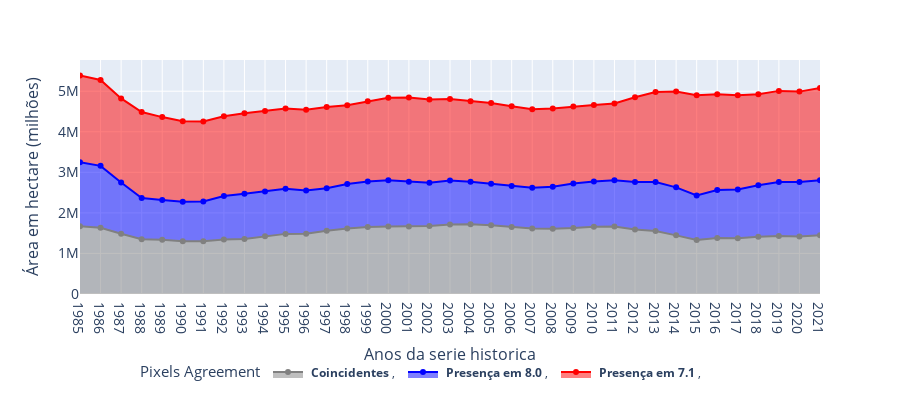
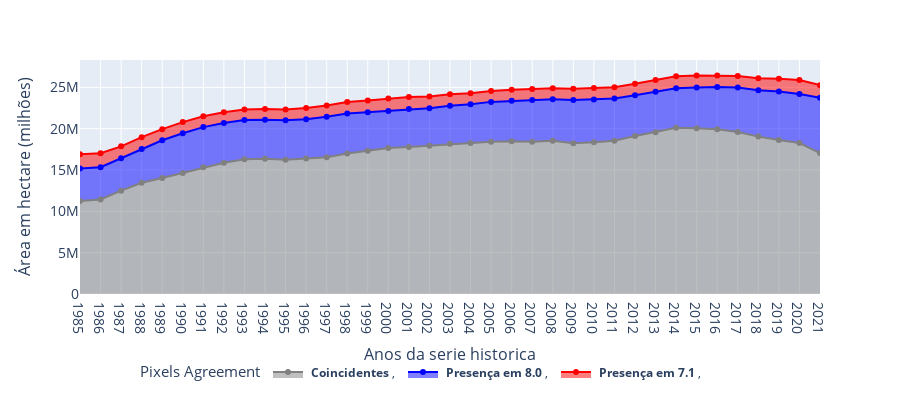
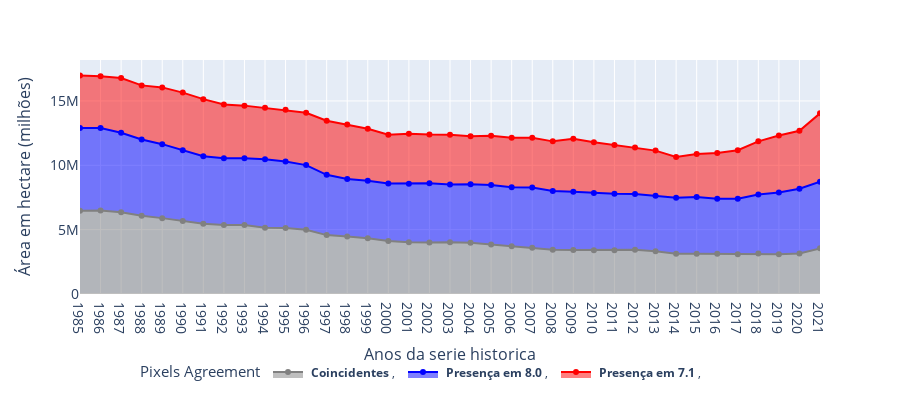
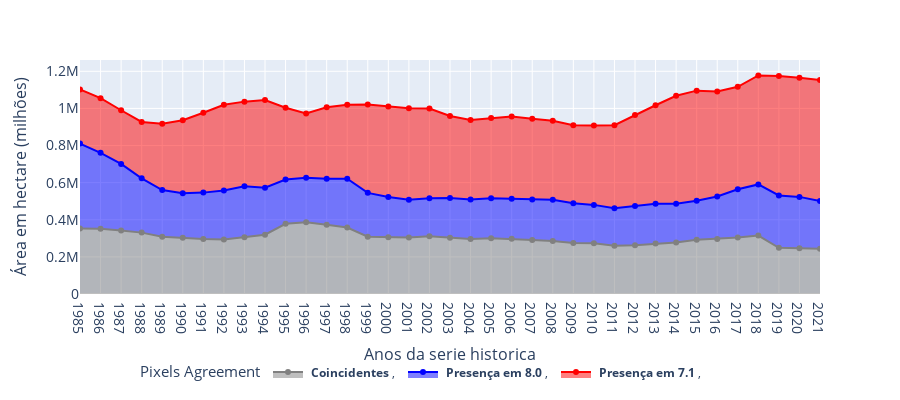

Notebook code cell kept with these figures, in order:
### Code cell
for cc, mapaAnalise in enumerate(lstnameImgCorre[:]):
    print("runing " + mapaAnalise)
    mClasse = mapaAnalise.split("_")[-1]
    lstDF = []
    lstFeita = []
    for jj, npath in enumerate(lstPath):
        jj += 1
        #print(npath)
        if mapaAnalise in npath:
            if ").csv" in npath:
                #pass
                os.remove(npath)
            else:                
                namebyYear = npath.replace('areasAggrem/areaXclasse_','')
                namebyYear = namebyYear.replace('.csv','')   
                namebyYear = namebyYear.replace('Agreement','') 
                year = namebyYear.split("_")[1]            
                #print("adding # ", jj,  " path >> ", npath, ", year ", year )
                if npath not in lstFeita:
                    lstFeita.append(npath)
                    df_tmp = pd.read_csv(npath)
                    df_tmp = df_tmp.drop(['system:index','.geo'], axis=1) # 'bacia'
                    df_tmp['year'] = [year] * df_tmp.shape[0]
                    
                    #print("columnas dfTable" , df_tmp.columns)
                    #print(df_tmp.head())
                    lstDF.append(df_tmp)

    concat_df  = pd.concat(lstDF, axis=0, ignore_index=True)
    print("temos {} filas ".format(concat_df.shape))
    # print(concat_df.head())
    dfGroup = concat_df.groupby(['year','classe'])['area'].sum().reset_index()
    print("agrupando por classe temos " , dfGroup.shape)
    dfGroup['classe'] = dfGroup['classe'].astype(str)
    dfGroup = dfGroup[dfGroup['year'] != '']
    dfGroup['name_class'] = dfGroup['classe'].replace(dict_name_aggrement, inplace=True) 
    dfGroup['points'] = [''] * dfGroup.shape[0]
    print(dfGroup.head(5))
    nomeLegend = "Pixels Agreement"
    namePlot = "Áreas Agreement, Class " + classesRemap[mClasse]
    plotArea_Serie_areasEstaveis(dfGroup, namePlot, dict_color_aggrement, nomeLegend)

### Figure 1 — Plotly figure (JSON) as saved in the notebook; plotly's stock layout.template omitted (floating-point values rounded to 4 significant figures)
{"data": [{"customdata": [[null], [null], [null], [null], [null], [null], [null], [null], [null], [null], [null], [null], [null], [null], [null], [null], [null], [null], [null], [null], [null], [null], [null], [null], [null], [null], [null], [null], [null], [null], [null], [null], [null], [null], [null], [null], [null]], "fillpattern": {"shape": ""}, "hovertemplate": "classe=<b> Coincidentes </b><br>points=<br>year=%{x}<br>area=%{y}<br>name_class=%{customdata[0]}<extra></extra>", "legendgroup": "<b> Coincidentes </b>, ", "line": {"color": "#808080"}, "marker": {"symbol": "circle"}, "mode": "lines+markers", "name": "<b> Coincidentes </b>, ", "orientation": "v", "showlegend": true, "stackgroup": "1", "type": "scatter", "x": ["1985", "1986", "1987", "1988", "1989", "1990", "1991", "1992", "1993", "1994", "1995", "1996", "1997", "1998", "1999", "2000", "2001", "2002", "2003", "2004", "2005", "2006", "2007", "2008", "2009", "2010", "2011", "2012", "2013", "2014", "2015", "2016", "2017", "2018", "2019", "2020", "2021"], "xaxis": "x", "y": [1671000.0, 1634000.0, 1486000.0, 1350000.0, 1337000.0, 1303000.0, 1303000.0, 1345000.0, 1354000.0, 1426000.0, 1482000.0, 1483000.0, 1562000.0, 1614000.0, 1650000.0, 1661000.0, 1667000.0, 1679000.0, 1716000.0, 1718000.0, 1696000.0, 1653000.0, 1618000.0, 1611000.0, 1625000.0, 1658000.0, 1661000.0, 1590000.0, 1553000.0, 1446000.0, 1334000.0, 1378000.0, 1377000.0, 1414000.0, 1427000.0, 1421000.0, 1449000.0], "yaxis": "y"}, {"customdata": [[null], [null], [null], [null], [null], [null], [null], [null], [null], [null], [null], [null], [null], [null], [null], [null], [null], [null], [null], [null], [null], [null], [null], [null], [null], [null], [null], [null], [null], [null], [null], [null], [null], [null], [null], [null], [null]], "fillpattern": {"shape": ""}, "hovertemplate": "classe=<b> Presença em 8.0 </b><br>points=<br>year=%{x}<br>area=%{y}<br>name_class=%{customdata[0]}<extra></extra>", "legendgroup": "<b> Presença em 8.0 </b>, ", "line": {"color": "#0000FF"}, "marker": {"symbol": "circle"}, "mode": "lines+markers", "name": "<b> Presença em 8.0 </b>, ", "orientation": "v", "showlegend": true, "stackgroup": "1", "type": "scatter", "x": ["1985", "1986", "1987", "1988", "1989", "1990", "1991", "1992", "1993", "1994", "1995", "1996", "1997", "1998", "1999", "2000", "2001", "2002", "2003", "2004", "2005", "2006", "2007", "2008", "2009", "2010", "2011", "2012", "2013", "2014", "2015", "2016", "2017", "2018", "2019", "2020", "2021"], "xaxis": "x", "y": [1577000.0, 1525000.0, 1265000.0, 1015000.0, 979400.0, 974000.0, 976900.0, 1070000.0, 1116000.0, 1099000.0, 1114000.0, 1067000.0, 1044000.0, 1097000.0, 1124000.0, 1140000.0, 1099000.0, 1063000.0, 1081000.0, 1049000.0, 1022000.0, 1010000.0, 1002000.0, 1033000.0, 1102000.0, 1117000.0, 1141000.0, 1174000.0, 1209000.0, 1184000.0, 1094000.0, 1184000.0, 1199000.0, 1267000.0, 1335000.0, 1340000.0, 1353000.0], "yaxis": "y"}, {"customdata": [[null], [null], [null], [null], [null], [null], [null], [null], [null], [null], [null], [null], [null], [null], [null], [null], [null], [null], [null], [null], [null], [null], [null], [null], [null], [null], [null], [null], [null], [null], [null], [null], [null], [null], [null], [null], [null]], "fillpattern": {"shape": ""}, "hovertemplate": "classe=<b> Presença em 7.1 </b><br>points=<br>year=%{x}<br>area=%{y}<br>name_class=%{customdata[0]}<extra></extra>", "legendgroup": "<b> Presença em 7.1 </b>, ", "line": {"color": "#FF0000"}, "marker": {"symbol": "circle"}, "mode": "lines+markers", "name": "<b> Presença em 7.1 </b>, ", "orientation": "v", "showlegend": true, "stackgroup": "1", "type": "scatter", "x": ["1985", "1986", "1987", "1988", "1989", "1990", "1991", "1992", "1993", "1994", "1995", "1996", "1997", "1998", "1999", "2000", "2001", "2002", "2003", "2004", "2005", "2006", "2007", "2008", "2009", "2010", "2011", "2012", "2013", "2014", "2015", "2016", "2017", "2018", "2019", "2020", "2021"], "xaxis": "x", "y": [2140000.0, 2120000.0, 2072000.0, 2124000.0, 2045000.0, 1982000.0, 1975000.0, 1969000.0, 1988000.0, 1986000.0, 1977000.0, 1992000.0, 2006000.0, 1940000.0, 1980000.0, 2036000.0, 2080000.0, 2053000.0, 2012000.0, 1984000.0, 1991000.0, 1964000.0, 1936000.0, 1931000.0, 1897000.0, 1883000.0, 1896000.0, 2087000.0, 2218000.0, 2364000.0, 2475000.0, 2363000.0, 2323000.0, 2246000.0, 2246000.0, 2230000.0, 2278000.0], "yaxis": "y"}], "layout": {"height": 400, "legend": {"orientation": "h", "title": {"font": {"size": 15}, "text": "Pixels Agreement"}, "tracegroupgap": 0, "x": 0.85, "xanchor": "right", "y": -0.4, "yanchor": "bottom"}, "margin": {"t": 60}, "width": 900, "xaxis": {"anchor": "y", "autorange": true, "domain": [0, 1], "range": [0, 36], "tickfont": {"size": 14}, "title": {"font": {"size": 16}, "text": "Anos da serie historica"}, "type": "category"}, "yaxis": {"anchor": "x", "autorange": true, "domain": [0, 1], "range": [0, 5770000.0], "tickfont": {"size": 14}, "title": {"font": {"size": 16}, "text": "Área em hectare (milhões)"}, "type": "linear"}}}

### Figure 2 — Plotly figure (JSON) as saved in the notebook; plotly's stock layout.template omitted (floating-point values rounded to 4 significant figures)
{"data": [{"customdata": [[null], [null], [null], [null], [null], [null], [null], [null], [null], [null], [null], [null], [null], [null], [null], [null], [null], [null], [null], [null], [null], [null], [null], [null], [null], [null], [null], [null], [null], [null], [null], [null], [null], [null], [null], [null], [null]], "fillpattern": {"shape": ""}, "hovertemplate": "classe=<b> Coincidentes </b><br>points=<br>year=%{x}<br>area=%{y}<br>name_class=%{customdata[0]}<extra></extra>", "legendgroup": "<b> Coincidentes </b>, ", "line": {"color": "#808080"}, "marker": {"symbol": "circle"}, "mode": "lines+markers", "name": "<b> Coincidentes </b>, ", "orientation": "v", "showlegend": true, "stackgroup": "1", "type": "scatter", "x": ["1985", "1986", "1987", "1988", "1989", "1990", "1991", "1992", "1993", "1994", "1995", "1996", "1997", "1998", "1999", "2000", "2001", "2002", "2003", "2004", "2005", "2006", "2007", "2008", "2009", "2010", "2011", "2012", "2013", "2014", "2015", "2016", "2017", "2018", "2019", "2020", "2021"], "xaxis": "x", "y": [11260000.0, 11430000.0, 12500000.0, 13460000.0, 14040000.0, 14650000.0, 15340000.0, 15880000.0, 16300000.0, 16350000.0, 16250000.0, 16400000.0, 16550000.0, 17010000.0, 17330000.0, 17670000.0, 17800000.0, 17940000.0, 18180000.0, 18280000.0, 18420000.0, 18480000.0, 18420000.0, 18540000.0, 18230000.0, 18370000.0, 18540000.0, 19120000.0, 19570000.0, 20100000.0, 20050000.0, 19930000.0, 19610000.0, 19040000.0, 18650000.0, 18260000.0, 17060000.0], "yaxis": "y"}, {"customdata": [[null], [null], [null], [null], [null], [null], [null], [null], [null], [null], [null], [null], [null], [null], [null], [null], [null], [null], [null], [null], [null], [null], [null], [null], [null], [null], [null], [null], [null], [null], [null], [null], [null], [null], [null], [null], [null]], "fillpattern": {"shape": ""}, "hovertemplate": "classe=<b> Presença em 8.0 </b><br>points=<br>year=%{x}<br>area=%{y}<br>name_class=%{customdata[0]}<extra></extra>", "legendgroup": "<b> Presença em 8.0 </b>, ", "line": {"color": "#0000FF"}, "marker": {"symbol": "circle"}, "mode": "lines+markers", "name": "<b> Presença em 8.0 </b>, ", "orientation": "v", "showlegend": true, "stackgroup": "1", "type": "scatter", "x": ["1985", "1986", "1987", "1988", "1989", "1990", "1991", "1992", "1993", "1994", "1995", "1996", "1997", "1998", "1999", "2000", "2001", "2002", "2003", "2004", "2005", "2006", "2007", "2008", "2009", "2010", "2011", "2012", "2013", "2014", "2015", "2016", "2017", "2018", "2019", "2020", "2021"], "xaxis": "x", "y": [3919000.0, 3916000.0, 3919000.0, 4100000.0, 4557000.0, 4796000.0, 4852000.0, 4806000.0, 4749000.0, 4727000.0, 4785000.0, 4754000.0, 4901000.0, 4840000.0, 4669000.0, 4486000.0, 4590000.0, 4523000.0, 4601000.0, 4671000.0, 4829000.0, 4892000.0, 5044000.0, 5025000.0, 5254000.0, 5164000.0, 5113000.0, 4931000.0, 4900000.0, 4784000.0, 4937000.0, 5108000.0, 5376000.0, 5600000.0, 5862000.0, 5934000.0, 6678000.0], "yaxis": "y"}, {"customdata": [[null], [null], [null], [null], [null], [null], [null], [null], [null], [null], [null], [null], [null], [null], [null], [null], [null], [null], [null], [null], [null], [null], [null], [null], [null], [null], [null], [null], [null], [null], [null], [null], [null], [null], [null], [null], [null]], "fillpattern": {"shape": ""}, "hovertemplate": "classe=<b> Presença em 7.1 </b><br>points=<br>year=%{x}<br>area=%{y}<br>name_class=%{customdata[0]}<extra></extra>", "legendgroup": "<b> Presença em 7.1 </b>, ", "line": {"color": "#FF0000"}, "marker": {"symbol": "circle"}, "mode": "lines+markers", "name": "<b> Presença em 7.1 </b>, ", "orientation": "v", "showlegend": true, "stackgroup": "1", "type": "scatter", "x": ["1985", "1986", "1987", "1988", "1989", "1990", "1991", "1992", "1993", "1994", "1995", "1996", "1997", "1998", "1999", "2000", "2001", "2002", "2003", "2004", "2005", "2006", "2007", "2008", "2009", "2010", "2011", "2012", "2013", "2014", "2015", "2016", "2017", "2018", "2019", "2020", "2021"], "xaxis": "x", "y": [1727000.0, 1675000.0, 1442000.0, 1415000.0, 1346000.0, 1353000.0, 1320000.0, 1313000.0, 1288000.0, 1311000.0, 1297000.0, 1341000.0, 1361000.0, 1391000.0, 1423000.0, 1500000.0, 1458000.0, 1429000.0, 1404000.0, 1332000.0, 1314000.0, 1335000.0, 1326000.0, 1346000.0, 1344000.0, 1383000.0, 1356000.0, 1401000.0, 1442000.0, 1455000.0, 1457000.0, 1412000.0, 1390000.0, 1450000.0, 1540000.0, 1693000.0, 1539000.0], "yaxis": "y"}], "layout": {"height": 400, "legend": {"orientation": "h", "title": {"font": {"size": 15}, "text": "Pixels Agreement"}, "tracegroupgap": 0, "x": 0.85, "xanchor": "right", "y": -0.4, "yanchor": "bottom"}, "margin": {"t": 60}, "width": 900, "xaxis": {"anchor": "y", "autorange": true, "domain": [0, 1], "range": [0, 36], "tickfont": {"size": 14}, "title": {"font": {"size": 16}, "text": "Anos da serie historica"}, "type": "category"}, "yaxis": {"anchor": "x", "autorange": true, "domain": [0, 1], "range": [0, 28320000.0], "tickfont": {"size": 14}, "title": {"font": {"size": 16}, "text": "Área em hectare (milhões)"}, "type": "linear"}}}

### Figure 3 — Plotly figure (JSON) as saved in the notebook; plotly's stock layout.template omitted (floating-point values rounded to 4 significant figures)
{"data": [{"customdata": [[null], [null], [null], [null], [null], [null], [null], [null], [null], [null], [null], [null], [null], [null], [null], [null], [null], [null], [null], [null], [null], [null], [null], [null], [null], [null], [null], [null], [null], [null], [null], [null], [null], [null], [null], [null], [null]], "fillpattern": {"shape": ""}, "hovertemplate": "classe=<b> Coincidentes </b><br>points=<br>year=%{x}<br>area=%{y}<br>name_class=%{customdata[0]}<extra></extra>", "legendgroup": "<b> Coincidentes </b>, ", "line": {"color": "#808080"}, "marker": {"symbol": "circle"}, "mode": "lines+markers", "name": "<b> Coincidentes </b>, ", "orientation": "v", "showlegend": true, "stackgroup": "1", "type": "scatter", "x": ["1985", "1986", "1987", "1988", "1989", "1990", "1991", "1992", "1993", "1994", "1995", "1996", "1997", "1998", "1999", "2000", "2001", "2002", "2003", "2004", "2005", "2006", "2007", "2008", "2009", "2010", "2011", "2012", "2013", "2014", "2015", "2016", "2017", "2018", "2019", "2020", "2021"], "xaxis": "x", "y": [6467000.0, 6497000.0, 6353000.0, 6073000.0, 5895000.0, 5680000.0, 5454000.0, 5360000.0, 5366000.0, 5152000.0, 5119000.0, 4987000.0, 4577000.0, 4465000.0, 4327000.0, 4123000.0, 4025000.0, 3999000.0, 4020000.0, 3974000.0, 3846000.0, 3709000.0, 3597000.0, 3441000.0, 3417000.0, 3406000.0, 3393000.0, 3437000.0, 3314000.0, 3136000.0, 3129000.0, 3128000.0, 3090000.0, 3140000.0, 3088000.0, 3153000.0, 3546000.0], "yaxis": "y"}, {"customdata": [[null], [null], [null], [null], [null], [null], [null], [null], [null], [null], [null], [null], [null], [null], [null], [null], [null], [null], [null], [null], [null], [null], [null], [null], [null], [null], [null], [null], [null], [null], [null], [null], [null], [null], [null], [null], [null]], "fillpattern": {"shape": ""}, "hovertemplate": "classe=<b> Presença em 8.0 </b><br>points=<br>year=%{x}<br>area=%{y}<br>name_class=%{customdata[0]}<extra></extra>", "legendgroup": "<b> Presença em 8.0 </b>, ", "line": {"color": "#0000FF"}, "marker": {"symbol": "circle"}, "mode": "lines+markers", "name": "<b> Presença em 8.0 </b>, ", "orientation": "v", "showlegend": true, "stackgroup": "1", "type": "scatter", "x": ["1985", "1986", "1987", "1988", "1989", "1990", "1991", "1992", "1993", "1994", "1995", "1996", "1997", "1998", "1999", "2000", "2001", "2002", "2003", "2004", "2005", "2006", "2007", "2008", "2009", "2010", "2011", "2012", "2013", "2014", "2015", "2016", "2017", "2018", "2019", "2020", "2021"], "xaxis": "x", "y": [6424000.0, 6393000.0, 6173000.0, 5930000.0, 5748000.0, 5489000.0, 5258000.0, 5196000.0, 5176000.0, 5310000.0, 5173000.0, 5028000.0, 4681000.0, 4467000.0, 4468000.0, 4459000.0, 4546000.0, 4598000.0, 4481000.0, 4556000.0, 4624000.0, 4586000.0, 4679000.0, 4567000.0, 4525000.0, 4439000.0, 4395000.0, 4332000.0, 4322000.0, 4351000.0, 4412000.0, 4268000.0, 4310000.0, 4595000.0, 4804000.0, 5023000.0, 5181000.0], "yaxis": "y"}, {"customdata": [[null], [null], [null], [null], [null], [null], [null], [null], [null], [null], [null], [null], [null], [null], [null], [null], [null], [null], [null], [null], [null], [null], [null], [null], [null], [null], [null], [null], [null], [null], [null], [null], [null], [null], [null], [null], [null]], "fillpattern": {"shape": ""}, "hovertemplate": "classe=<b> Presença em 7.1 </b><br>points=<br>year=%{x}<br>area=%{y}<br>name_class=%{customdata[0]}<extra></extra>", "legendgroup": "<b> Presença em 7.1 </b>, ", "line": {"color": "#FF0000"}, "marker": {"symbol": "circle"}, "mode": "lines+markers", "name": "<b> Presença em 7.1 </b>, ", "orientation": "v", "showlegend": true, "stackgroup": "1", "type": "scatter", "x": ["1985", "1986", "1987", "1988", "1989", "1990", "1991", "1992", "1993", "1994", "1995", "1996", "1997", "1998", "1999", "2000", "2001", "2002", "2003", "2004", "2005", "2006", "2007", "2008", "2009", "2010", "2011", "2012", "2013", "2014", "2015", "2016", "2017", "2018", "2019", "2020", "2021"], "xaxis": "x", "y": [4091000.0, 4025000.0, 4256000.0, 4206000.0, 4412000.0, 4481000.0, 4429000.0, 4171000.0, 4095000.0, 4001000.0, 4023000.0, 4071000.0, 4201000.0, 4232000.0, 4043000.0, 3797000.0, 3878000.0, 3792000.0, 3866000.0, 3736000.0, 3829000.0, 3840000.0, 3867000.0, 3852000.0, 4121000.0, 3955000.0, 3789000.0, 3617000.0, 3506000.0, 3165000.0, 3337000.0, 3552000.0, 3768000.0, 4125000.0, 4421000.0, 4504000.0, 5310000.0], "yaxis": "y"}], "layout": {"height": 400, "legend": {"orientation": "h", "title": {"font": {"size": 15}, "text": "Pixels Agreement"}, "tracegroupgap": 0, "x": 0.85, "xanchor": "right", "y": -0.4, "yanchor": "bottom"}, "margin": {"t": 60}, "width": 900, "xaxis": {"anchor": "y", "autorange": true, "domain": [0, 1], "range": [0, 36], "tickfont": {"size": 14}, "title": {"font": {"size": 16}, "text": "Anos da serie historica"}, "type": "category"}, "yaxis": {"anchor": "x", "autorange": true, "domain": [0, 1], "range": [0, 18180000.0], "tickfont": {"size": 14}, "title": {"font": {"size": 16}, "text": "Área em hectare (milhões)"}, "type": "linear"}}}

### Figure 4 — Plotly figure (JSON) as saved in the notebook; plotly's stock layout.template omitted (floating-point values rounded to 4 significant figures)
{"data": [{"customdata": [[null], [null], [null], [null], [null], [null], [null], [null], [null], [null], [null], [null], [null], [null], [null], [null], [null], [null], [null], [null], [null], [null], [null], [null], [null], [null], [null], [null], [null], [null], [null], [null], [null], [null], [null], [null], [null]], "fillpattern": {"shape": ""}, "hovertemplate": "classe=<b> Coincidentes </b><br>points=<br>year=%{x}<br>area=%{y}<br>name_class=%{customdata[0]}<extra></extra>", "legendgroup": "<b> Coincidentes </b>, ", "line": {"color": "#808080"}, "marker": {"symbol": "circle"}, "mode": "lines+markers", "name": "<b> Coincidentes </b>, ", "orientation": "v", "showlegend": true, "stackgroup": "1", "type": "scatter", "x": ["1985", "1986", "1987", "1988", "1989", "1990", "1991", "1992", "1993", "1994", "1995", "1996", "1997", "1998", "1999", "2000", "2001", "2002", "2003", "2004", "2005", "2006", "2007", "2008", "2009", "2010", "2011", "2012", "2013", "2014", "2015", "2016", "2017", "2018", "2019", "2020", "2021"], "xaxis": "x", "y": [353200.0, 351400.0, 341700.0, 330800.0, 309000.0, 302500.0, 295800.0, 293600.0, 305400.0, 319700.0, 378300.0, 386800.0, 372800.0, 358400.0, 309000.0, 306000.0, 304100.0, 311300.0, 303400.0, 296900.0, 300500.0, 297200.0, 291300.0, 286100.0, 275000.0, 272800.0, 260500.0, 262900.0, 272300.0, 277800.0, 292600.0, 296700.0, 304800.0, 315000.0, 249000.0, 246400.0, 243900.0], "yaxis": "y"}, {"customdata": [[null], [null], [null], [null], [null], [null], [null], [null], [null], [null], [null], [null], [null], [null], [null], [null], [null], [null], [null], [null], [null], [null], [null], [null], [null], [null], [null], [null], [null], [null], [null], [null], [null], [null], [null], [null], [null]], "fillpattern": {"shape": ""}, "hovertemplate": "classe=<b> Presença em 8.0 </b><br>points=<br>year=%{x}<br>area=%{y}<br>name_class=%{customdata[0]}<extra></extra>", "legendgroup": "<b> Presença em 8.0 </b>, ", "line": {"color": "#0000FF"}, "marker": {"symbol": "circle"}, "mode": "lines+markers", "name": "<b> Presença em 8.0 </b>, ", "orientation": "v", "showlegend": true, "stackgroup": "1", "type": "scatter", "x": ["1985", "1986", "1987", "1988", "1989", "1990", "1991", "1992", "1993", "1994", "1995", "1996", "1997", "1998", "1999", "2000", "2001", "2002", "2003", "2004", "2005", "2006", "2007", "2008", "2009", "2010", "2011", "2012", "2013", "2014", "2015", "2016", "2017", "2018", "2019", "2020", "2021"], "xaxis": "x", "y": [457500.0, 409500.0, 359300.0, 292500.0, 251000.0, 240500.0, 250500.0, 264300.0, 274600.0, 253200.0, 238500.0, 239300.0, 248200.0, 262800.0, 236000.0, 216500.0, 203300.0, 205100.0, 214000.0, 212600.0, 215500.0, 216100.0, 217700.0, 222200.0, 214500.0, 207400.0, 201100.0, 211400.0, 214100.0, 209100.0, 210300.0, 228300.0, 259800.0, 275500.0, 282200.0, 276900.0, 256700.0], "yaxis": "y"}, {"customdata": [[null], [null], [null], [null], [null], [null], [null], [null], [null], [null], [null], [null], [null], [null], [null], [null], [null], [null], [null], [null], [null], [null], [null], [null], [null], [null], [null], [null], [null], [null], [null], [null], [null], [null], [null], [null], [null]], "fillpattern": {"shape": ""}, "hovertemplate": "classe=<b> Presença em 7.1 </b><br>points=<br>year=%{x}<br>area=%{y}<br>name_class=%{customdata[0]}<extra></extra>", "legendgroup": "<b> Presença em 7.1 </b>, ", "line": {"color": "#FF0000"}, "marker": {"symbol": "circle"}, "mode": "lines+markers", "name": "<b> Presença em 7.1 </b>, ", "orientation": "v", "showlegend": true, "stackgroup": "1", "type": "scatter", "x": ["1985", "1986", "1987", "1988", "1989", "1990", "1991", "1992", "1993", "1994", "1995", "1996", "1997", "1998", "1999", "2000", "2001", "2002", "2003", "2004", "2005", "2006", "2007", "2008", "2009", "2010", "2011", "2012", "2013", "2014", "2015", "2016", "2017", "2018", "2019", "2020", "2021"], "xaxis": "x", "y": [291400.0, 294200.0, 289200.0, 304000.0, 357700.0, 393600.0, 430700.0, 461800.0, 456600.0, 471800.0, 386700.0, 346300.0, 385700.0, 398900.0, 475600.0, 488300.0, 493400.0, 482700.0, 441500.0, 428700.0, 432000.0, 443400.0, 435700.0, 424900.0, 419900.0, 427100.0, 448300.0, 490100.0, 530700.0, 581100.0, 593000.0, 566400.0, 551700.0, 587200.0, 643000.0, 642300.0, 652600.0], "yaxis": "y"}], "layout": {"height": 400, "legend": {"orientation": "h", "title": {"font": {"size": 15}, "text": "Pixels Agreement"}, "tracegroupgap": 0, "x": 0.85, "xanchor": "right", "y": -0.4, "yanchor": "bottom"}, "margin": {"t": 60}, "width": 900, "xaxis": {"anchor": "y", "autorange": true, "domain": [0, 1], "range": [0, 36], "tickfont": {"size": 14}, "title": {"font": {"size": 16}, "text": "Anos da serie historica"}, "type": "category"}, "yaxis": {"anchor": "x", "autorange": true, "domain": [0, 1], "range": [0, 1261000.0], "tickfont": {"size": 14}, "title": {"font": {"size": 16}, "text": "Área em hectare (milhões)"}, "type": "linear"}}}
